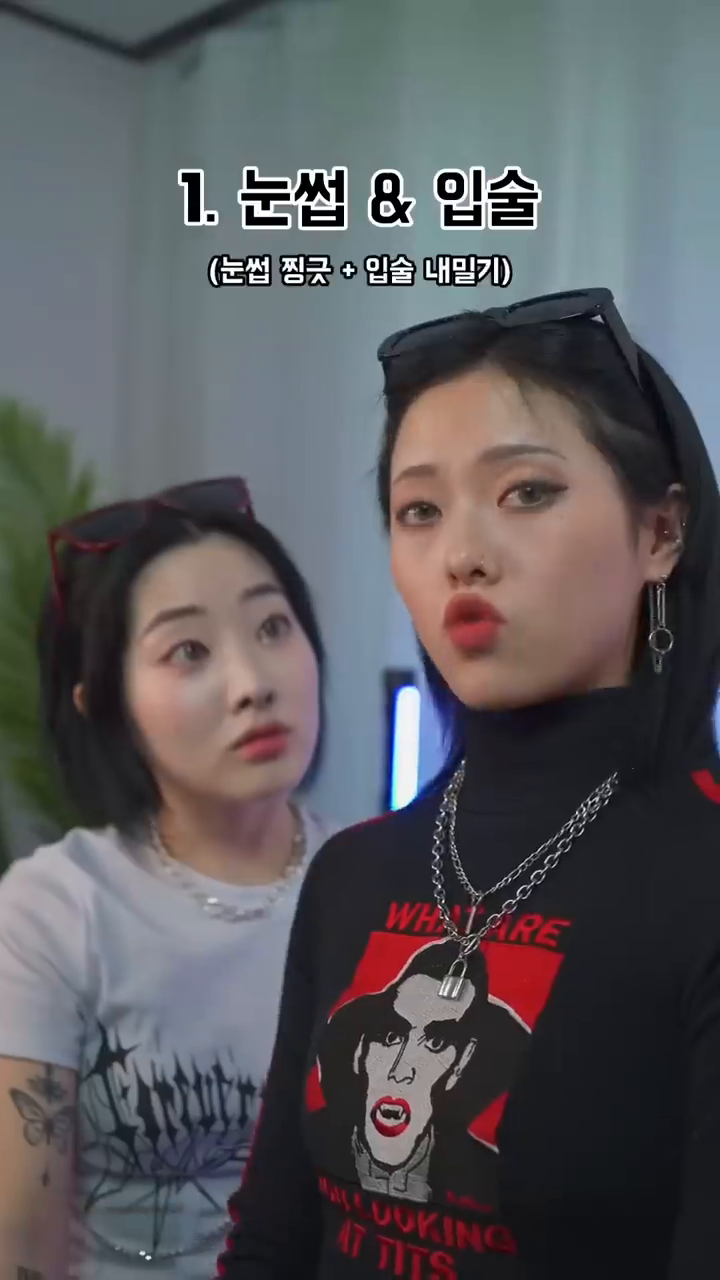
#> input picture frame 103 of CVIntro24/ch3-1-1/face2.mp4, 720 x 1280 px
$ python 7-1haar_face.py
#> lines starting #> are read from the running program, lines starting #| are printed output that depends on the picture; after the words box and inside, x2 and y2 are one past the last pixel; in counts of white or black regions, pixels touching at a corner belong together
import cv2
import sys

face_cascade = cv2.CascadeClassifier('haarcascade_frontalface_default.xml') # Face 분류기 로드

#cap=cv2.VideoCapture(0,cv2.CAP_DSHOW)
cap=cv2.VideoCapture('face2.mp4')
if not cap.isOpened():
    sys.exit('카메라 연결 실패')

while True:
    ret,frame=cap.read()
#> frame is the input picture: shape (1280, 720, 3); mean B, G, R 92.2, 88.9, 90.1
    if not ret:
        sys.exit('프레임 획득에 실패하여 루프를 나갑니다.')

    gray = cv2.cvtColor(frame, cv2.COLOR_BGR2GRAY)  # 그레이 이미지로 변환
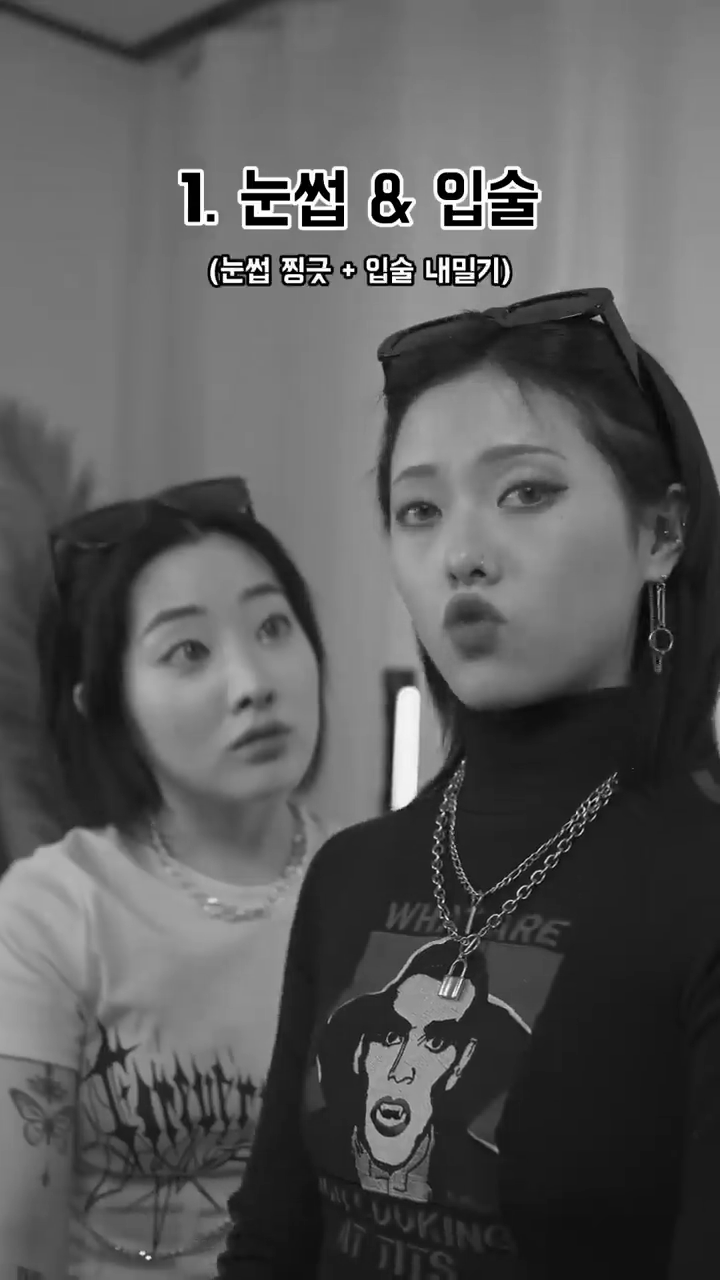
#> gray: shape (1280, 720); min 0, max 255, mean 89.6
    faces = face_cascade.detectMultiScale(gray, 1.3, 5) # 얼굴 검출
#> faces = [[347, 983, 135, 135], [320, 379, 313, 313], [96, 539, 263, 263]]
    # face_cascade.detectMultiScale(이미지 변수, 스케일 요소, 얼굴 신뢰도)
    # 신뢰도 : 얼굴에 최소한 5개의 후보 경계 박스가 있어야 해당 얼굴을 검출

    #ksize = 15  # 모자익 3-19 참조
    for (x, y, w, h) in faces:  # 검출된 모든 얼굴에 대해
        cv2.rectangle(frame, (x, y), (x + w, y + h), (255, 0, 0), 2)    # 사각형으로 표시
#> this loop made 3 passes
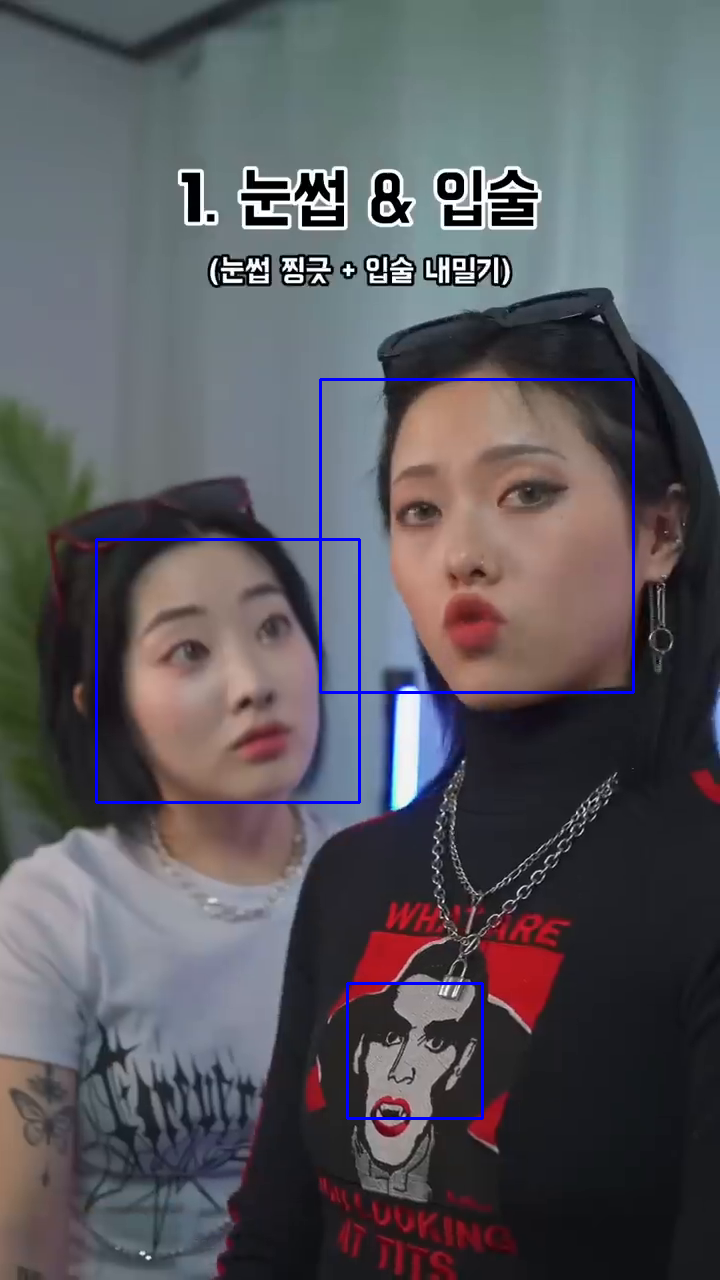
#> frame: shape (1280, 720, 3); 0.92% of pixels changed, all inside (x1, y1, x2, y2) = (95, 378, 635, 1120)

        # [12 lines of commented-out code are left out]

    cv2.imshow('Face detection with haarcascade',frame)

    key = cv2.waitKey(1)
#> (key q is pressed here)
    if key == ord('q'):
        break

cap.release()		# 카메라와 연결을 끊음
cv2.destroyAllWindows()

$ run again, starting later in the video
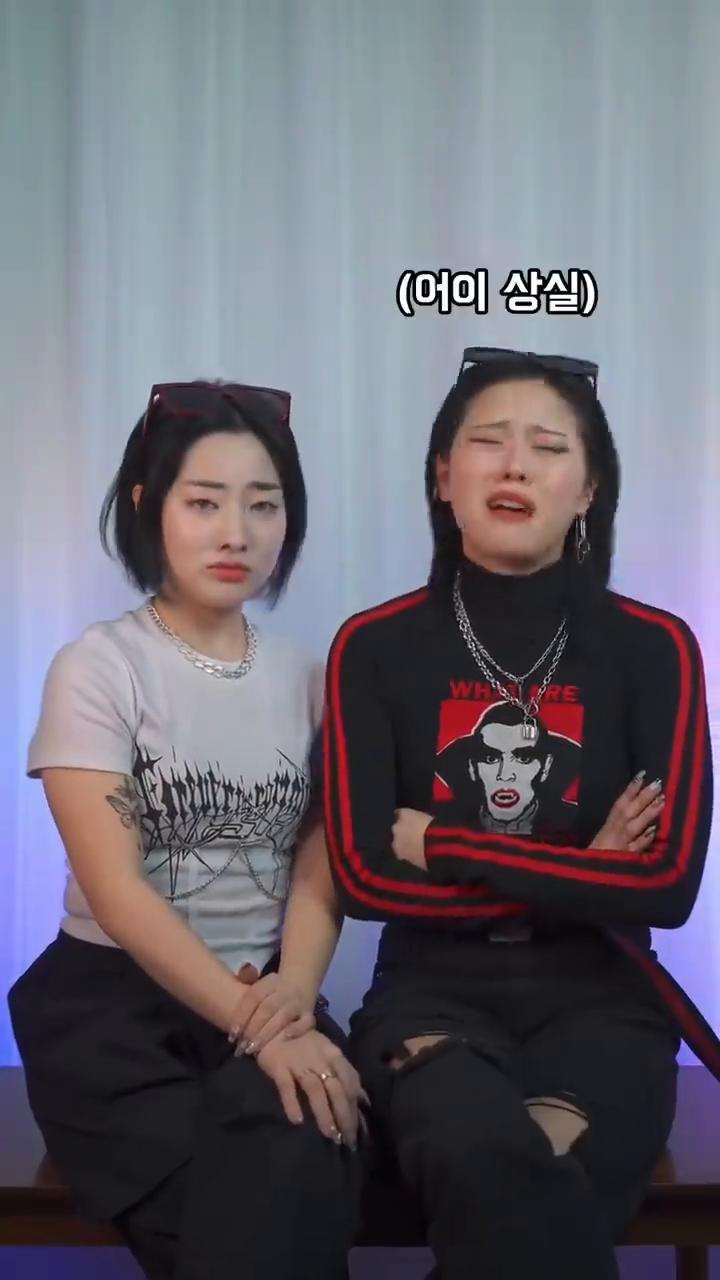
#> input picture frame 467 of CVIntro24/ch3-1-1/face2.mp4, 720 x 1280 px
#> frame is the input picture: shape (1280, 720, 3); mean B, G, R 113, 103.1, 105.9
#> `gray = cv2.cvtColor(frame, cv2.COLOR_BGR2GRAY)`:
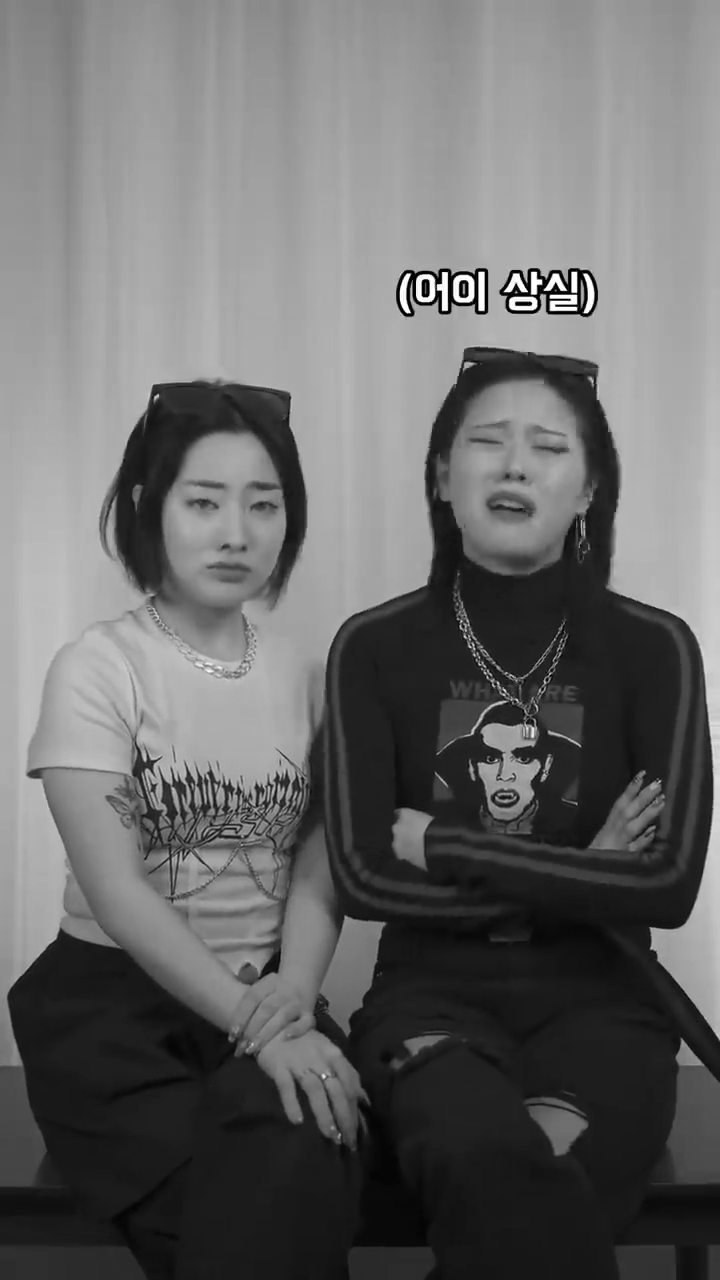
#> gray: shape (1280, 720); min 0, max 255, mean 105.1
#> faces = [[461, 722, 93, 93], [434, 378, 166, 166], [149, 437, 164, 164]]
#> the loop `for (x, y, w, h) in faces:` made 3 passes
#> after the loop `for (x, y, w, h) in faces:`:
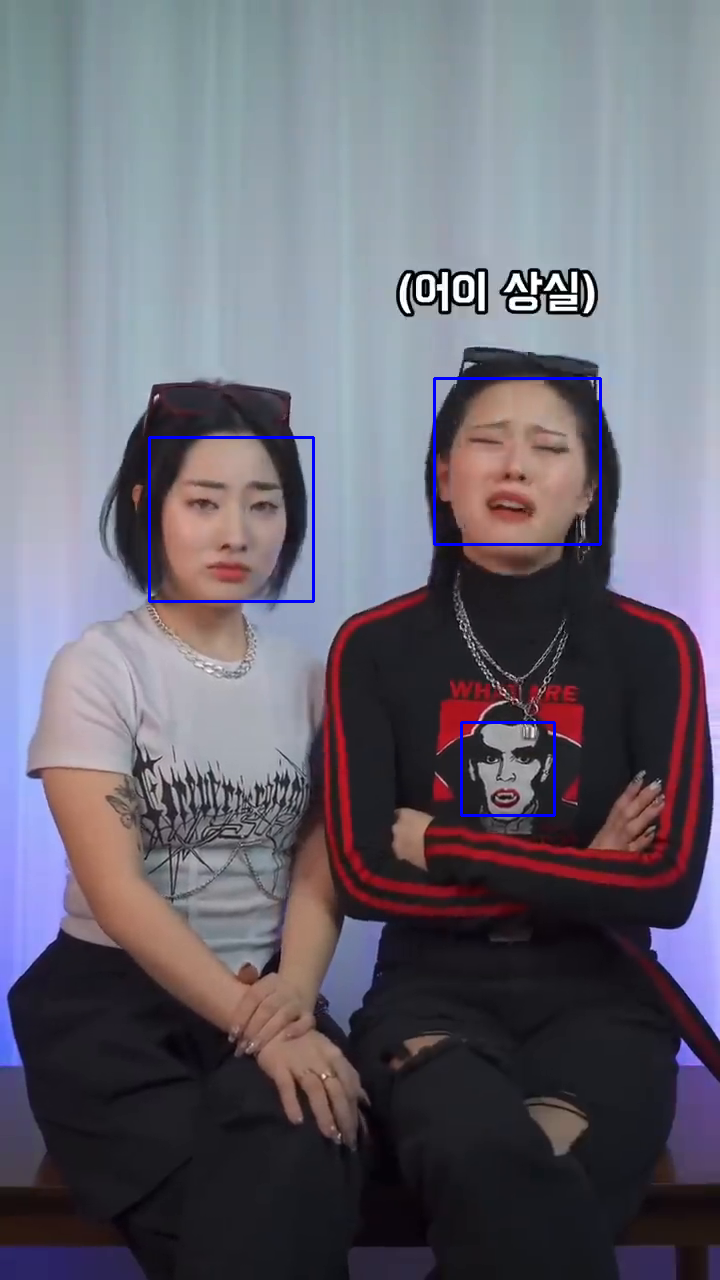
#> frame: shape (1280, 720, 3); 0.55% of pixels changed, all inside (x1, y1, x2, y2) = (148, 377, 602, 817)

$ run again, starting later in the video
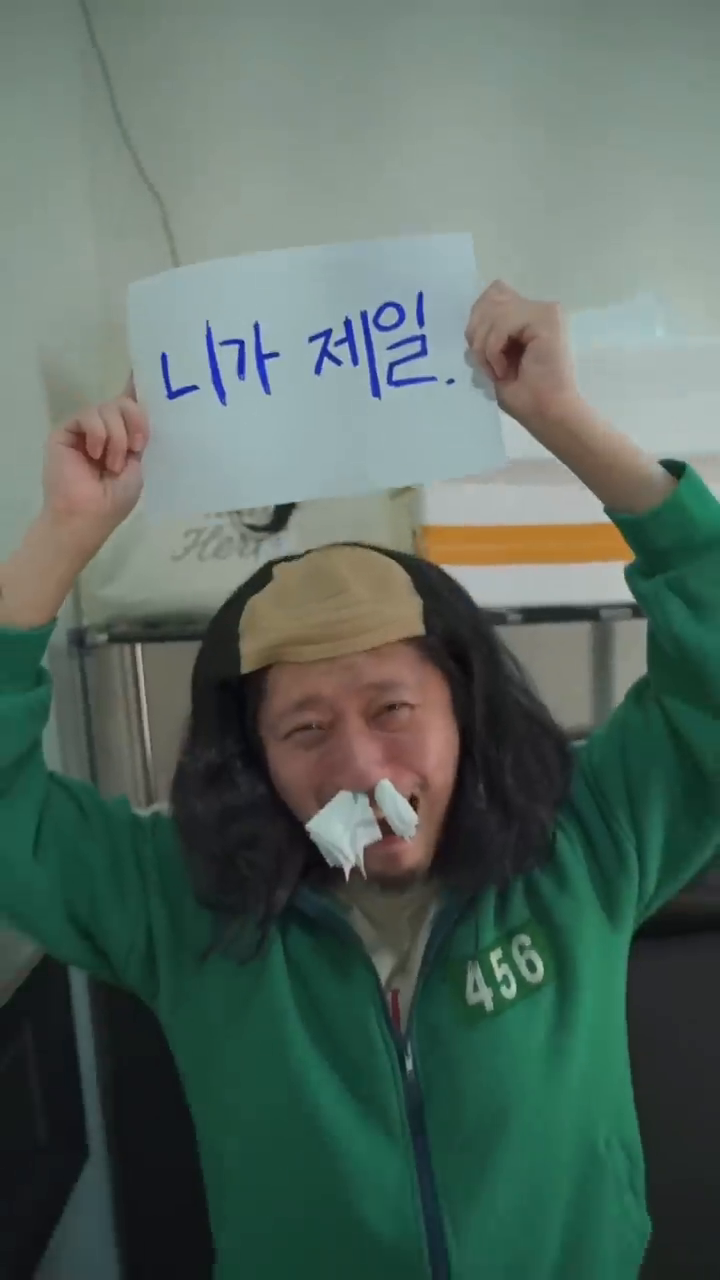
#> input picture frame 831 of CVIntro24/ch3-1-1/face2.mp4, 720 x 1280 px
#> frame is the input picture: shape (1280, 720, 3); mean B, G, R 96.8, 105.7, 88.1
#> `gray = cv2.cvtColor(frame, cv2.COLOR_BGR2GRAY)`:
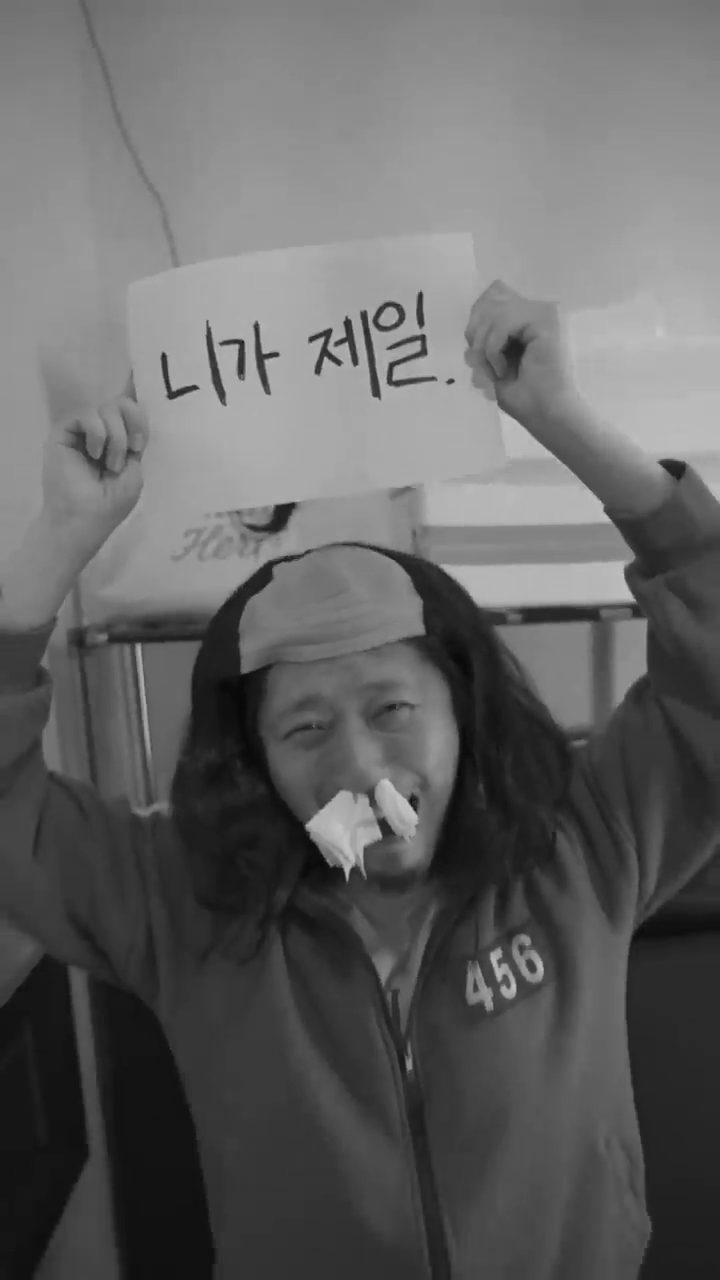
#> gray: shape (1280, 720); min 8, max 201, mean 99.4
#> faces = ()
